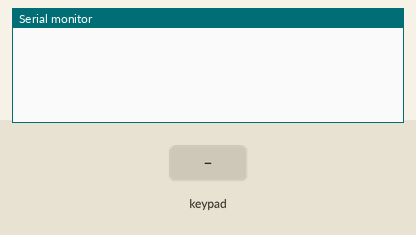
Bench run of a sketch on a simulated Arduino Uno, built with avr-gcc and run on an emulated ATmega328P. Shown: the last lines printed to the serial monitor. Inputs (shaded band) come from the test bench.

Above: at 1.2 s.
1.3 s: key '1' pressed
At 2.1 s:
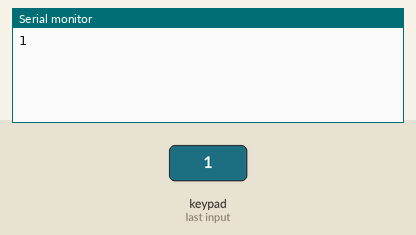
2.8 s: keypad keys 7 2 3 5 # pressed 0.4 s apart
At 5.6 s:
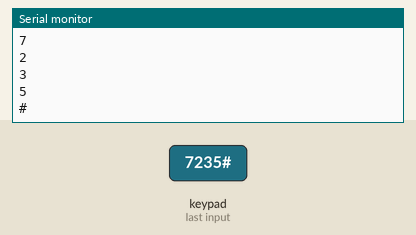
6.3 s: key '*' pressed
At 7.3 s:
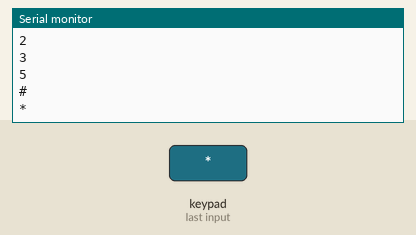
7.8 s: keypad keys 6 8 4 pressed 0.4 s apart
At 9.1 s:
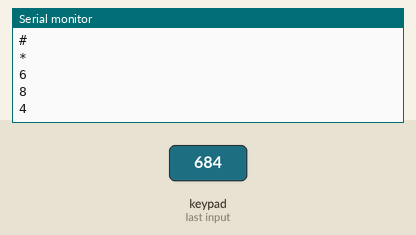
Timing chart, 0 to 10.8 s (numbered marks = the images above; inputs shaded):
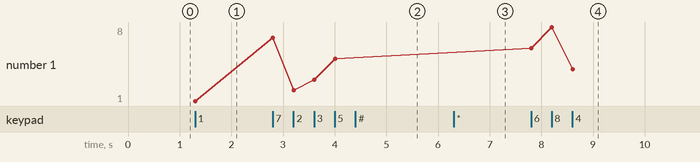

Measured:
- after the input at 1.3 s, the serial monitor: prints a new line at once (image 1)
- after the input at 2.8 s, the serial monitor: prints a new line at once (image 2)
- after the input at 6.3 s, the serial monitor: prints a new line at once (image 3)
- after the input at 7.8 s, the serial monitor: prints a new line at once (image 4)
- plotted number 1: 1 → 5 after the input at 2.8 s, 5 → 4 after the input at 7.8 s

The sketch:

kp.ino
```cpp
/* How to use a Keypad with Arduino uno
   More info: http://www.ardumotive.com/how-to-use-a-keypad-en.html
   Date: 13/7/2015 // www.ardumotive.com  */

#include <Keypad.h>
String inputString;
long inputInt;
const byte ROWS = 4; //four rows
const byte COLS = 3; //three columns
char keys[ROWS][COLS] = {
  {'1','2','3'},
  {'4','5','6'},
  {'7','8','9'},
  {'*','0','#'}
};

//Change the following pins your yours keypad pinout!
byte rowPins[ROWS] = {7, 2, 3, 5}; //connect to the row pinouts of the keypad
byte colPins[COLS] = {6, 8, 4};    //connect to the column pinouts of the keypad

Keypad keypad = Keypad( makeKeymap(keys), rowPins, colPins, ROWS, COLS );

void setup(){
  Serial.begin(9600); //Init serial communication
}

void loop(){
  char key = keypad.getKey();

  if (key) {
    Serial.println(key);


  }
}
```
